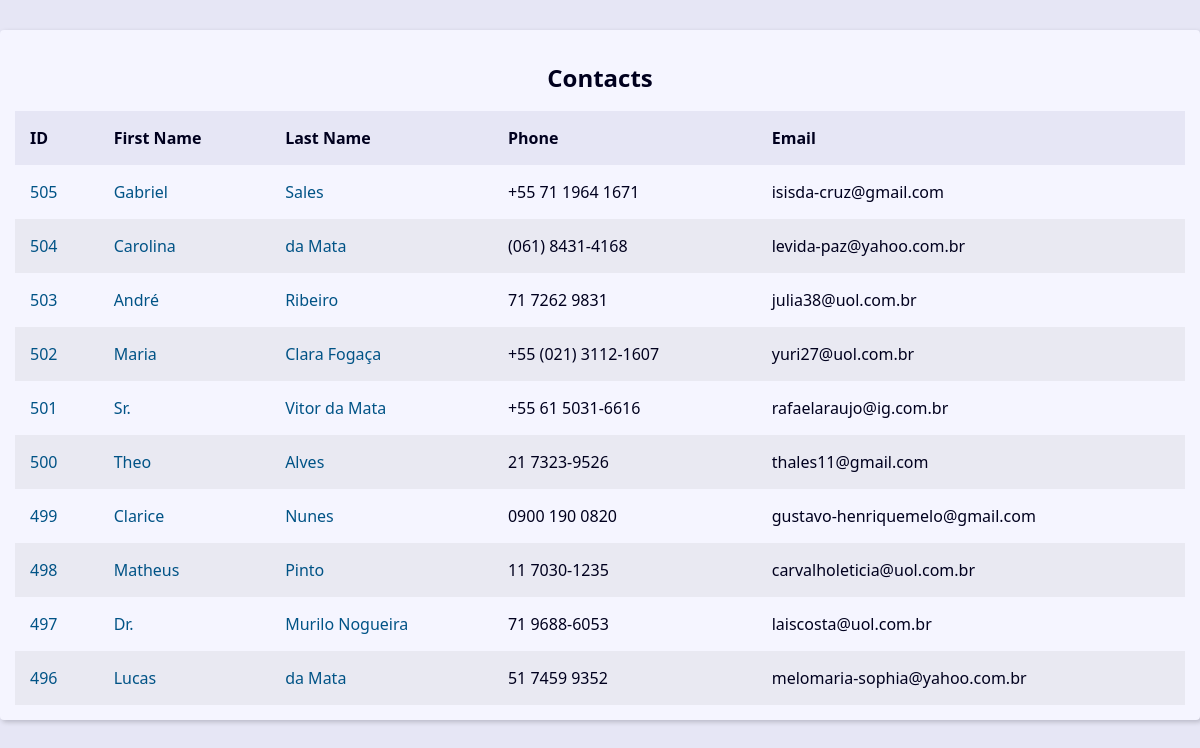
The page / on the database its author committed.
### contact/models.py (models this page shows, shortened)
class Contact(models.Model):
    class Meta:
        verbose_name = 'Contato'
        verbose_name_plural = 'Contatos'
    first_name = models.CharField(max_length=50)
    last_name = models.CharField(max_length=50)
    phone = models.CharField(max_length=50)
    email = models.EmailField(max_length=254)
    created_date = models.DateTimeField(default=timezone.now)
    description = models.TextField(blank=True)
    show = models.BooleanField(default =True)
    picture = models.ImageField(blank=True, upload_to='pictures/%Y/%m')
    category = models.ForeignKey(Category,
        on_delete=models.SET_NULL,
        blank=True, null=True)
    owner = models.ForeignKey(User,
        on_delete=models.SET_NULL,
        blank=True, null=True)

### contact/views/contact_views.py (the view)
# urls.py: path('',views.index, name='index'),
def index(request):
    contacts = Contact.objects.filter(show=True)\
        .order_by('-id')[0:10]
    context = {
        'contacts': contacts,
    }
    return render(
        request,
        'contact/index.html',
        context
    )

### contact/templates/contact/index.html
{% extends "global/base.html" %}
{% block content %}
<div class="resposive-table">
    <table class="contacts-table">
        <caption class="table-caption">
            Contacts
        </caption>
        <thead>
            <tr class="table-row table-row-header">
                <th class="table-header">ID</th>
                <th class="table-header">First Name</th>
                <th class="table-header">Last Name</th>
                <th class="table-header">Phone</th>
                <th class="table-header">Email</th>
            <tbody>
                {% for contact in contacts %}
                    <tr class="table-row">
                        <td class="table-cel">
                        <a class="table-link" href="#">
                        {{contact.id}}
                        </td>
                        <td class="table-cel">
                        <a class="table-link" href="#">
                        {{contact.first_name}}
                        </td>
                        <td class="table-cel">
                        <a class="table-link" href="#">
                        {{contact.last_name}}
                        </td>
                        <td class="table-cel">
                        {{contact.phone}}
                        </td>
                        <td class="table-cel">
                        {{contact.email}}
                        </td>
                    </tr>
                {% endfor %}
            </tbody>
            </tr>
        </thead>
    </table>
</div>
{% endblock content %}

### base_static/global/css/style.css (style rules this page uses)
:root { --spacing: 1.5rem; --link-dark-color: rgb(0, 83, 134); --link-light-color: rgb(156, 217, 255); --clr-white: rgb(245, 245, 255); --clr-black: rgb(0, 0, 30); --clr-light-gray: rgb(230, 230, 245); --clr-dark-shadow-5: rgba(0, 0, 10, 5%); --clr-dark-shadow-10: rgba(0, 0, 10, 10%); --clr-dark-shadow-20: rgba(0, 0, 10, 20%); --clr-light-shadow-5: rgba(200, 200, 255, 5%); --clr-light-shadow-10: rgba(200, 200, 255, 10%); --clr-light-shadow-20: rgba(200, 200, 255, 20%); --main-page-width: 120rem; --table-min-width: 60rem; --biggest-font-size: 5rem; --bigger-font-size: 4rem; --big-font-size: 3.2rem; --medium-font-size: 2.4rem; --small-font-size: 1.6rem; --smaller-font-size: 1.4rem; --smallest-font-size: 1.2rem; --transition-fast: 300ms; --transition-medium: 600ms; --transition-slow: 1s; --default-border-radius: 4px; }
*, *::before, *::after { margin: 0; padding: 0; box-sizing: border-box; }
html { font-size: 62.5%; }
body { font-family: system-ui, -apple-system, BlinkMacSystemFont, 'Segoe UI', Roboto, Oxygen, Ubuntu, Cantarell, 'Open Sans', 'Helvetica Neue', sans-serif; line-height: 1.5; font-size: var(--small-font-size); color: var(--clr-black); -webkit-font-smoothing: antialiased; background: var(--clr-light-gray); }
.contacts-table { width: 100%; min-width: var(--table-min-width); border-collapse: collapse; }
.table-caption { font-size: var(--medium-font-size); font-weight: bold; padding: var(--spacing); }
.table-row { text-align: left; text-overflow: ellipsis; transition: background-color var(--transition-fast) ease-in-out; }
.table-row:nth-of-type(2n) { background: var(--clr-dark-shadow-5); }
.table-row-header { background: var(--clr-light-gray); color: var(--clr-black); }
.table-cel, .table-header { padding: var(--spacing); }
.table-link { color: var(--link-dark-color); transition: color var(--transition-fast) ease-in-out; text-decoration: none; }

### rows shown on the page
Contact: id "505", first_name "Gabriel", last_name "Sales", phone "+55 71 1964 1671", email "isisda-cruz@gmail.com"
Contact: id "504", first_name "Carolina", last_name "da Mata", phone "(061) 8431-4168", email "levida-paz@yahoo.com.br"
Contact: id "503", first_name "André", last_name "Ribeiro", phone "71 7262 9831", email "julia38@uol.com.br"
Contact: id "502", first_name "Maria", last_name "Clara Fogaça", phone "+55 (021) 3112-1607", email "yuri27@uol.com.br"
Contact: id "501", first_name "Sr.", last_name "Vitor da Mata", phone "+55 61 5031-6616", email "rafaelaraujo@ig.com.br"
Contact: id "500", first_name "Theo", last_name "Alves", phone "21 7323-9526", email "thales11@gmail.com"
Contact: id "499", first_name "Clarice", last_name "Nunes", phone "0900 190 0820", email "gustavo-henriquemelo@gmail.com"
Contact: id "498", first_name "Matheus", last_name "Pinto", phone "11 7030-1235", email "carvalholeticia@uol.com.br"
Contact: id "497", first_name "Dr.", last_name "Murilo Nogueira", phone "71 9688-6053", email "laiscosta@uol.com.br"
Contact: id "496", first_name "Lucas", last_name "da Mata", phone "51 7459 9352", email "melomaria-sophia@yahoo.com.br"
